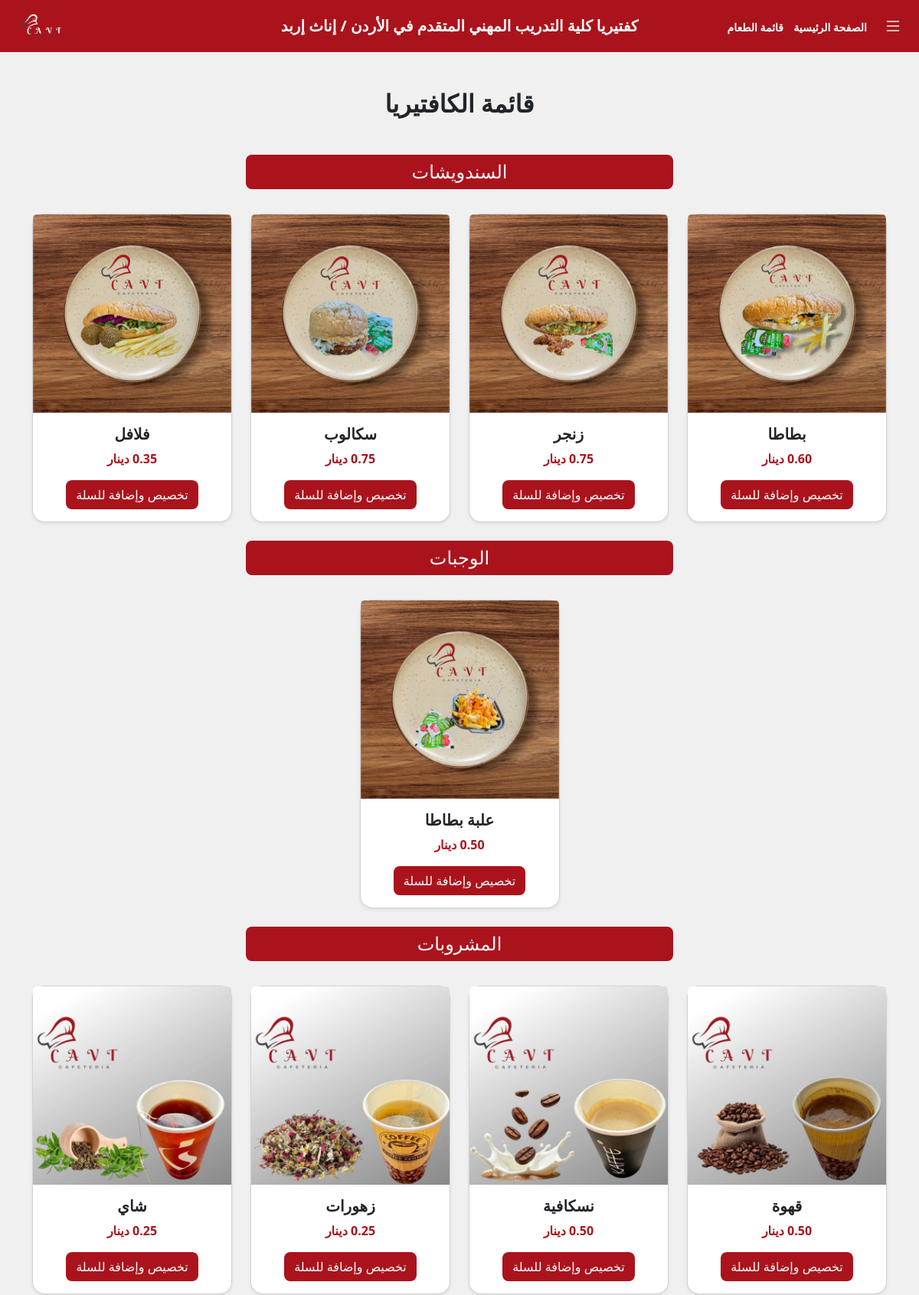
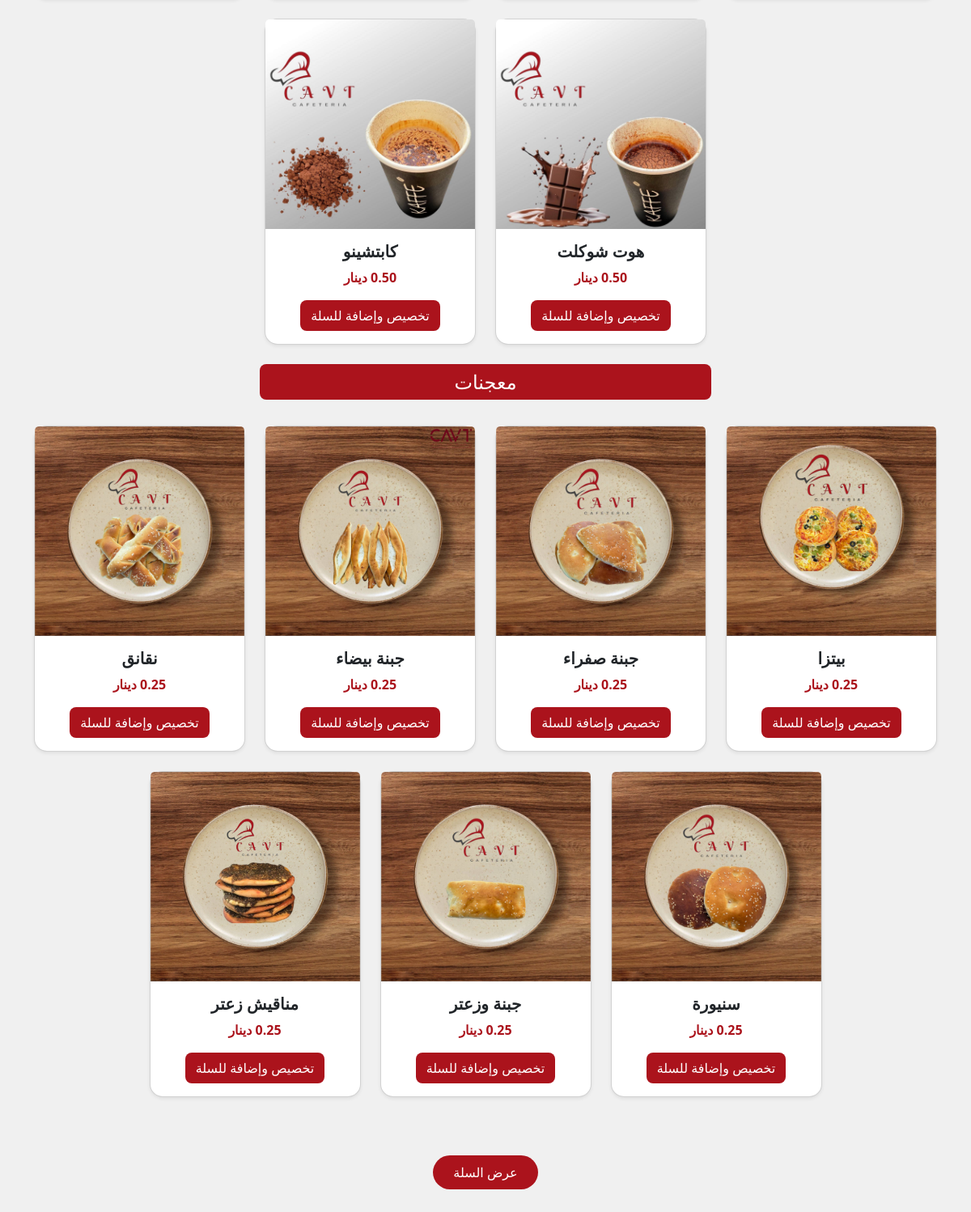
/menu (signed in), run on the app's committed database (2 pictures, top to bottom).
### tables this page shows
CREATE TABLE "category" (
	"id"	INTEGER,
	"name"	TEXT NOT NULL UNIQUE,
	PRIMARY KEY("id" AUTOINCREMENT)
);

CREATE TABLE "MenuItem" (
	"id"	INTEGER,
	"name"	TEXT NOT NULL,
	"price"	REAL NOT NULL,
	"category_id"	INTEGER NOT NULL,
	"image"	TEXT DEFAULT 'image/default.jpg', hidden INTEGER DEFAULT 0,
	PRIMARY KEY("id" AUTOINCREMENT),
	FOREIGN KEY("category_id") REFERENCES "category"("id") ON DELETE CASCADE
);

### temp.py (the view)
@app.route('/menu')
@login_required
def show_menu():
    conn = get_db_connection()
    categories = conn.execute('SELECT * FROM category').fetchall()
    menu_data = {}
    for cat in categories:
        items = conn.execute('SELECT * FROM MenuItem WHERE category_id = ?', (cat['id'],)).fetchall()
        menu_data[cat['name']] = [dict(item) for item in items]
    conn.close()
    return render_template('menu.html', menu_data=menu_data)

### database.py (called while the page is built)
def get_db_connection():
    conn = sqlite3.connect("college_users.db")
    conn.row_factory = sqlite3.Row  # بترجع النتائج كـ dict
    return conn

### temp.py (called while the page is built)
def login_required(f):
    @wraps(f)
    def decorated_function(*args, **kwargs):
        if 'user_id' not in session:
            flash('يجب تسجيل الدخول أولاً')
            return redirect(url_for('login'))
        return f(*args, **kwargs)
    return decorated_function

### templates/menu.html
{% extends 'navbar.html' %}
{% block body %}
  <div class="container py-5">
    <h2 class="text-center mb-5 fw-bold">قائمة الكافتيريا</h2>
    {% for category, items in menu_data.items() %}
      <div class="text-center mb-4">
        <h4 class="text-white py-2 px-4 rounded-3 background-color-AB131C d-inline-block w-50">
          {{ category }}
        </h4>
      </div>
      <div class="row justify-content-center">
        {% for item in items %}
          <div class="col-md-4 col-sm-6 col-lg-3 mb-4">
            <div class="card h-100 shadow-sm rounded-4 text-center">
              {% if item.image %}
 <img src="{{ url_for('static', filename=item['image']) }}" class="card-img-top item-img w-100 h-100" alt="{{ item['name'] }}">
             {% else %}
              <img src="{{ url_for('static', filename='image/defult.jpg') }}" class="card-img-top item-img w-100 h-100" alt="صورة غير متوفرة">
            {% endif %}
              <div class="card-body">
                <h5 class="card-title fw-bold">{{ item['name'] }}</h5>
                <p class="card-text color-AB131C fw-semibold">{{ "%.2f"|format(item['price']) }} دينار</p>
                <a href="{{ url_for('customize_item', item_id=item['id']) }}" class="btn text-white background-color-AB131C rounded-3">
                  تخصيص وإضافة للسلة
                </a>
              </div>
            </div>
          </div>
        {% endfor %}
      </div>
    {% endfor %}
    <div class="text-center mt-5">
      <a href="{{ url_for('view_cart') }}" class="btn text-white background-color-AB131C px-4 py-2 rounded-pill">
        عرض السلة
      </a>
    </div>
  </div>
{% endblock %}

### static/style.css (style rules this page uses)
body { font-family: "Segoe UI", Tahoma, Geneva, Verdana, sans-serif; user-select: none; }
.background-color-f0f0f0 { background-color: #f0f0f0 !important; }
.card { animation: fadeIn 0.8s ease-in-out; }
.background-color-AB131C { background-color: #AB131C !important; }
.color-AB131C { color: #AB131C; }

### data on the page
category: name "السندويشات"
MenuItem: image (picture), name "بطاطا", price "0.60"
MenuItem: image (picture), name "زنجر", price "0.75"
MenuItem: image (picture), name "سكالوب", price "0.75"
MenuItem: image (picture), name "فلافل", price "0.35"
category: name "الوجبات"
MenuItem: image (picture), name "علبة بطاطا"
category: name "المشروبات"
MenuItem: image (picture), name "قهوة", price "0.50"
MenuItem: image (picture), name "نسكافية", price "0.50"
MenuItem: image (picture), name "زهورات", price "0.25"
MenuItem: image (picture), name "شاي", price "0.25"
MenuItem: image (picture), name "هوت شوكلت", price "0.50"
MenuItem: image (picture), name "كابتشينو", price "0.50"
category: name "معجنات"
MenuItem: image (picture), name "بيتزا", price "0.25"
MenuItem: image (picture), name "جبنة صفراء", price "0.25"
MenuItem: image (picture), name "جبنة بيضاء", price "0.25"
MenuItem: image (picture), name "نقانق", price "0.25"
MenuItem: image (picture), name "سنيورة"
MenuItem: image (picture), name "جبنة وزعتر"
MenuItem: image (picture), name "مناقيش زعتر"
